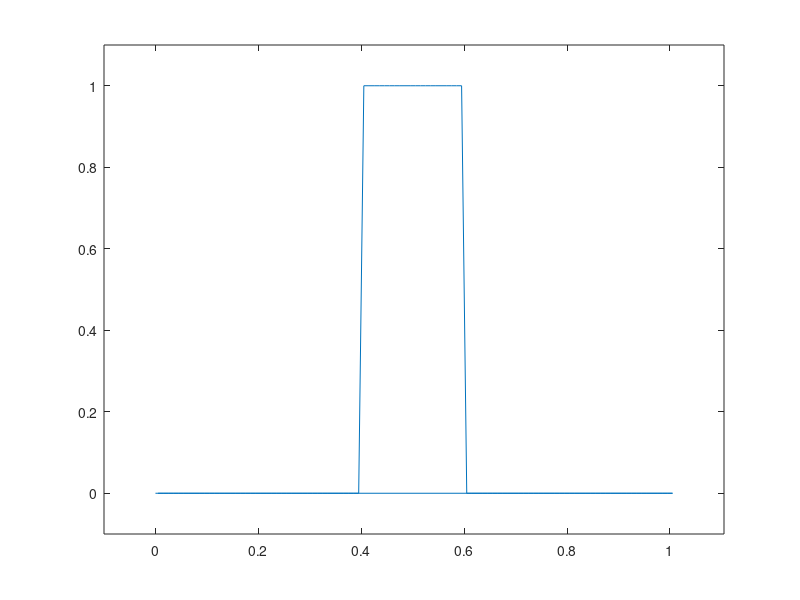

This figure's MATLAB source: (Note: this script raises an error after producing the figure.)
% mcv3 main file

clear all
close all
clc

% parameters
nx      = 100;
ns      = 3;
dx      = 1/nx;
cfl     = 0.2;
dt      = cfl*dx;
nmax    = 1/dt;
id      = 1;            % MCV3-1, MCV_UPPC-2, MCV_CPCC-3

u       = zeros(nx+2, ns);
v       = u;
x       = u; 
f_x     = u;
fm_x    = u;
f1      = u;
f2      = u;
f3      = u;
u0      = u;
uout    = zeros(1, nx);
xout    = uout;

tmp = 1:ns;
xi = 2 * (tmp-1) / (ns-1) - 1;    % local grid (3 point in MCV3)
disp(xi)

ind = 1:nx+1;
for k = 1:ns
    x(1:nx+1, k) = (ind + 0.5*xi(k)) * dx; % global space grid
end % for
disp(x)

% initial condition
u(x(:,1)>=0.4&x(:,1)<=0.6, :) = 1;

offset = .1;
figure,
plot(x(:,1), u(:,1))
ylim([min(u(:,1))-offset max(u(:,1))+offset])
xlim([min(x(:,1))-offset max(x(:,1))+offset])

u = bcd(u, nx, ns);
v = bcd(v, nx, ns);

ind2 = 2:nx+1;
for nn = 1:1000;
    % initialization
    u0      = u;        
    % step 1    
    fm_x    = mflux_x(u, v, fm_x, xi, dx, nx, ns, id);    
    f1      = fm_x;
    
    for k = 1:ns
        u(ind2, k) = u0(ind2, k) - dt*fm_x(ind2, k);
    end % for k
   
    u = bcd(u, nx, ns);
    
    % step 2
    fm_x    = mflux_x(u, v, fm_x, xi, dx, nx, ns, id);
    f2      = fm_x;
    
    for k = 1:ns
        u(ind2, k) = u0(ind2, k) - 0.25*dt*(f1(ind2, k) + f2(ind2, k));
    end % for k
    
    u = bcd(u, nx, ns);

    % step 3
    fm_x    = mflux_x(u, v, fm_x, xi, dx, nx, ns, id);    
    f3      = fm_x;
    
    for k = 1:ns
        u(ind2, k) = u0(ind2, k) - 0.1667*dt*(f1(ind2, k) + f2(ind2, k) + 4*f3(ind2, k));
    end % for k
    
    u = bcd(u, nx, ns);
    
    % output
    xout(ind2) =  (ind2 - 0.5)*dx;
    uout(ind2) = (u(ind2, 1) + 4*u(ind2, 2) + u(ind2, 3)) / 3;        
end % for nn

figure,
plot(xout, uout)